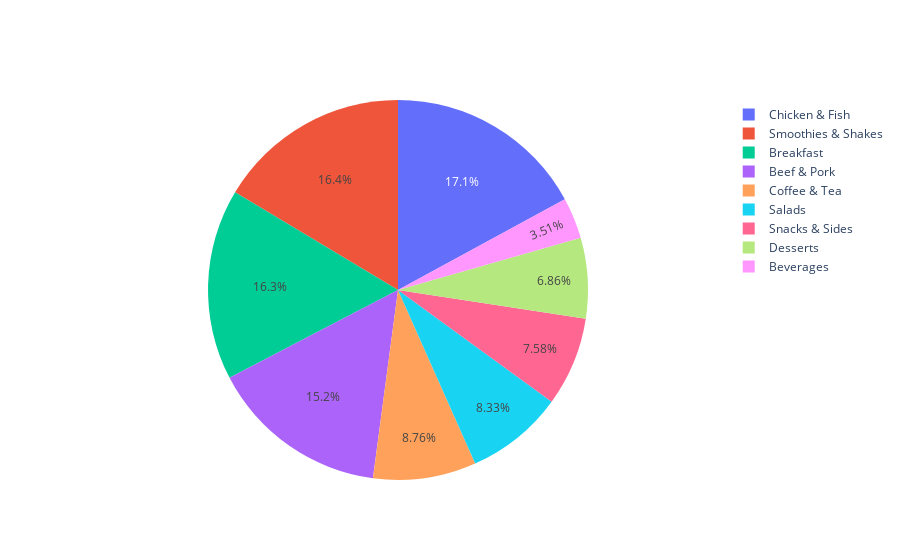

Here is the notebook cell this chart was saved with:
### Code cell
#Barchart of Avg Calories
fig = go.Figure(data=go.Pie(
    labels=calories.index,
    values=calories['Calories']
     ))
fig.show()
pio.write_html(fig, file="BarChart.html", auto_open=True)

### Figure 1 — Plotly figure (JSON) as saved in the notebook; plotly's stock layout.template omitted (floating-point values rounded to 4 significant figures)
{"data": [{"labels": ["Beef & Pork", "Beverages", "Breakfast", "Chicken & Fish", "Coffee & Tea", "Desserts", "Salads", "Smoothies & Shakes", "Snacks & Sides"], "type": "pie", "values": [494, 113.7, 526.7, 553.0, 283.9, 222.1, 270, 531.4, 245.8]}], "layout": {}}
